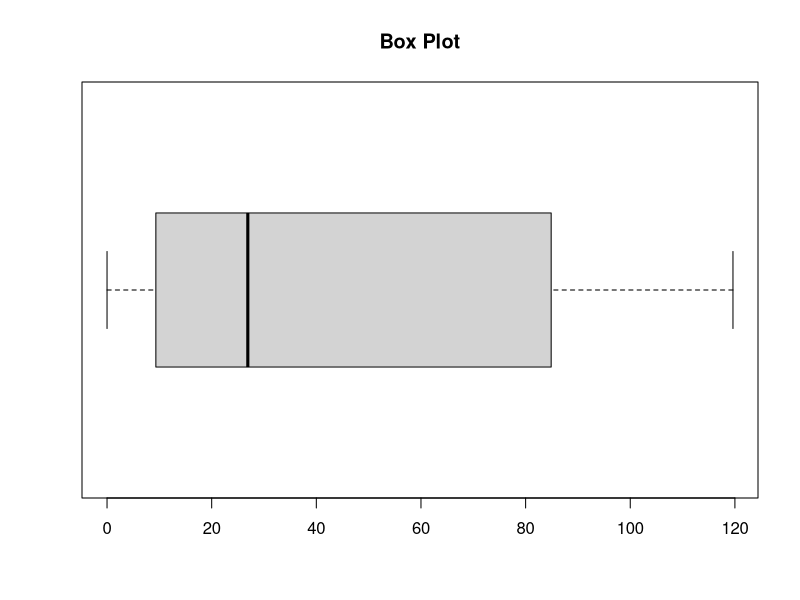

Source code (R):
######page_no_119####
rm(list=ls())
bill<-c(42.19,38.45,29.23,89.35,118.04,110.46,0,72.88,83.05,95.73,103.15,94.52,26.84,93.93,90.26,72.78,101.36,104.8,74.01,56.01,39.21,48.54,93.31,104.88,30.61,22.57,63.7,104.84,6.45,16.47,89.5,13.36,44.16,92.97,99.56,92.62,78.89,87.71,93.57,0,75.71,88.62,99.5,85,0,8.41,70.48,92.88,3.2,115.5,2.42,1.08,76.79,13.62,88.51,55.99,12.24,119.63,23.31,11.05,8.37,7.18,11.07,1.47,26.4,13.26,21.13,95.03,29.04,5.42,77.21,72.47,0,5.64,6.48,6.95,19.6,8.11,9.01,84.77,1.62,91.1,10.88,30.62,100.05,26.97,15.43,29.25,1.88,16.44,109.08,2.45,21.97,17.12,19.7,6.93,10.05,99.03,29.24,15.21,28.77,9.12,118.75,0,13.95,14.34,79.52,2.72,9.63,21.34,104.4,2.88,65.9,20.55,3.43,10.44,21.36,24.42,95.52,6.72,35.32,117.69,106.84,8.4,90.04,3.85,91.56,10.13,5.72,33.69,115.78,0.98,19.45,0,27.21,89.27,14.49,92.17,21,106.59,13.9,9.22,109.94,10.7,0,11.27,72.02,7.74,5.04,33.4,6.95,6.48,11.64,83.26,15.42,24.49,89.13,111.14,92.64,53.9,114.67,27.57,64.78,45.81,56.04,20.39,31.77,94.67,44.32,3.69,19.34,13.54,18.89,1.57,0,5.2,2.8,5.1,3.03,9.16,15.3,75.49,68.69,35,9.12,18.49,84.12,13.68,20.84,100.04,112.94,20.12,53.21,15.3,49.24,9.44,2.67,4.69,41.38,45.77)

boxplot(bill,horizontal=T,main="Box Plot")
